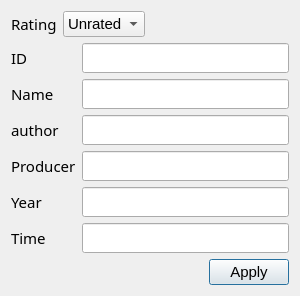
<?xml version="1.0" encoding="UTF-8"?>
<ui version="4.0">
 <class>DialogaddCD</class>
 <widget class="QDialog" name="DialogaddCD">
  <property name="geometry">
   <rect>
    <x>0</x>
    <y>0</y>
    <width>300</width>
    <height>278</height>
   </rect>
  </property>
  <property name="font">
   <font>
    <family>Segoe UI Light</family>
    <pointsize>11</pointsize>
   </font>
  </property>
  <property name="windowTitle">
   <string>Dialog</string>
  </property>
  <layout class="QVBoxLayout" name="verticalLayout">
   <item>
    <layout class="QHBoxLayout" name="horizontalLayout">
     <item>
      <widget class="QLabel" name="label_4">
       <property name="text">
        <string>Rating</string>
       </property>
      </widget>
     </item>
     <item>
      <widget class="QComboBox" name="comboBox">
       <property name="font">
        <font>
         <family>Segoe UI</family>
         <pointsize>11</pointsize>
        </font>
       </property>
       <item>
        <property name="text">
         <string>Unrated</string>
        </property>
       </item>
       <item>
        <property name="text">
         <string>General</string>
        </property>
       </item>
       <item>
        <property name="text">
         <string>Adult</string>
        </property>
       </item>
       <item>
        <property name="text">
         <string>Child</string>
        </property>
       </item>
      </widget>
     </item>
     <item>
      <spacer name="horizontalSpacer_2">
       <property name="orientation">
        <enum>Qt::Horizontal</enum>
       </property>
       <property name="sizeHint" stdset="0">
        <size>
         <width>40</width>
         <height>20</height>
        </size>
       </property>
      </spacer>
     </item>
    </layout>
   </item>
   <item>
    <layout class="QHBoxLayout" name="horizontalLayout_2">
     <item>
      <layout class="QVBoxLayout" name="verticalLayout_2">
       <item>
        <widget class="QLabel" name="label">
         <property name="text">
          <string>ID</string>
         </property>
        </widget>
       </item>
       <item>
        <widget class="QLabel" name="label_2">
         <property name="text">
          <string>Name</string>
         </property>
        </widget>
       </item>
       <item>
        <widget class="QLabel" name="label_3">
         <property name="text">
          <string>author</string>
         </property>
        </widget>
       </item>
       <item>
        <widget class="QLabel" name="label_5">
         <property name="text">
          <string>Producer</string>
         </property>
        </widget>
       </item>
       <item>
        <widget class="QLabel" name="label_6">
         <property name="text">
          <string>Year</string>
         </property>
        </widget>
       </item>
       <item>
        <widget class="QLabel" name="label_7">
         <property name="text">
          <string>Time</string>
         </property>
        </widget>
       </item>
      </layout>
     </item>
     <item>
      <layout class="QVBoxLayout" name="verticalLayout_3">
       <item>
        <widget class="QLineEdit" name="lineEdit_id"/>
       </item>
       <item>
        <widget class="QLineEdit" name="lineEdit_name"/>
       </item>
       <item>
        <widget class="QLineEdit" name="lineEdit_aut"/>
       </item>
       <item>
        <widget class="QLineEdit" name="lineEdit_pro"/>
       </item>
       <item>
        <widget class="QLineEdit" name="lineEdit_year"/>
       </item>
       <item>
        <widget class="QLineEdit" name="lineEdit_time"/>
       </item>
      </layout>
     </item>
    </layout>
   </item>
   <item>
    <layout class="QHBoxLayout" name="horizontalLayout_3">
     <item>
      <spacer name="horizontalSpacer">
       <property name="orientation">
        <enum>Qt::Horizontal</enum>
       </property>
       <property name="sizeHint" stdset="0">
        <size>
         <width>40</width>
         <height>20</height>
        </size>
       </property>
      </spacer>
     </item>
     <item>
      <widget class="QPushButton" name="pushButton">
       <property name="font">
        <font>
         <family>Segoe UI</family>
         <pointsize>11</pointsize>
        </font>
       </property>
       <property name="text">
        <string>Apply</string>
       </property>
      </widget>
     </item>
    </layout>
   </item>
  </layout>
 </widget>
 <resources/>
 <connections/>
</ui>
